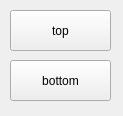
<?xml version="1.0" encoding="UTF-8"?>
<ui version="4.0">
 <class>Form</class>
 <widget class="QWidget" name="Form">
  <property name="geometry">
   <rect>
    <x>0</x>
    <y>0</y>
    <width>123</width>
    <height>116</height>
   </rect>
  </property>
  <property name="windowTitle">
   <string>Form</string>
  </property>
  <widget class="QPushButton" name="bt1">
   <property name="geometry">
    <rect>
     <x>10</x>
     <y>10</y>
     <width>101</width>
     <height>41</height>
    </rect>
   </property>
   <property name="text">
    <string>top</string>
   </property>
  </widget>
  <widget class="QPushButton" name="bt2">
   <property name="geometry">
    <rect>
     <x>10</x>
     <y>60</y>
     <width>101</width>
     <height>41</height>
    </rect>
   </property>
   <property name="text">
    <string>bottom</string>
   </property>
  </widget>
 </widget>
 <resources/>
 <connections/>
</ui>
